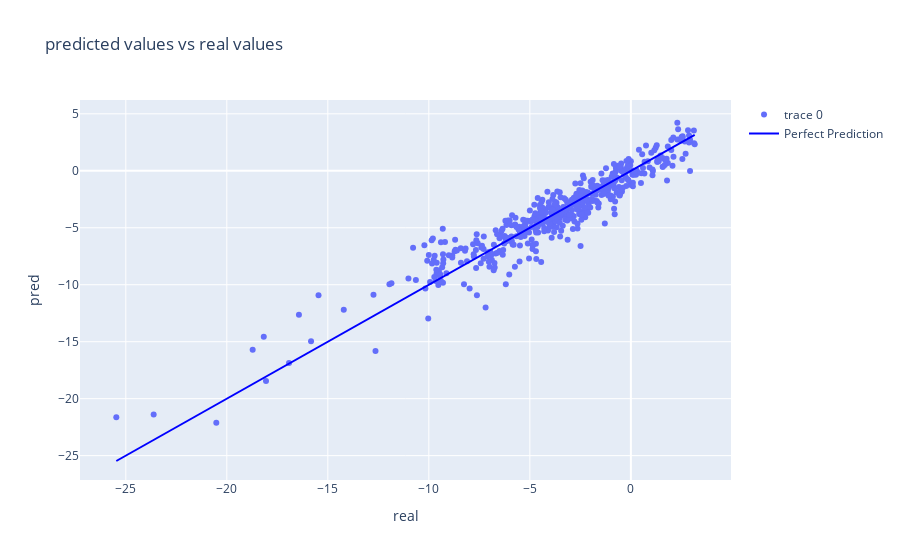

The notebook cell saved with this chart:
### Code cell
trace = go.Scatter(x = y_real,y = y_pred, mode = "markers")
line_trace = go.Scatter(x = [min(y_real), max(y_real)],
                        y = [min(y_real), max(y_real)],
                        mode = "lines",
                        marker=dict(color='blue'),
                        name='Perfect Prediction')
layout = go.Layout(title = "predicted values vs real values", xaxis=dict(title = "real"),
                   yaxis = dict(title = "pred"))

figure = go.Figure(data = [trace, line_trace], layout=layout)

iplot(figure)

### Figure 1 — Plotly figure (JSON) as saved in the notebook; plotly's stock layout.template omitted (floating-point values rounded to 4 significant figures; data arrays with more than 128 entries replaced by an {"elided": "..."} marker saying what was removed)
{"data": [{"mode": "markers", "type": "scatter", "x": {"elided": "512 float values"}, "y": {"elided": "512 float values"}}, {"marker": {"color": "blue"}, "mode": "lines", "name": "Perfect Prediction", "type": "scatter", "x": [-25.47, 3.16], "y": [-25.47, 3.16]}], "layout": {"title": {"text": "predicted values vs real values"}, "xaxis": {"title": {"text": "real"}}, "yaxis": {"title": {"text": "pred"}}}}
